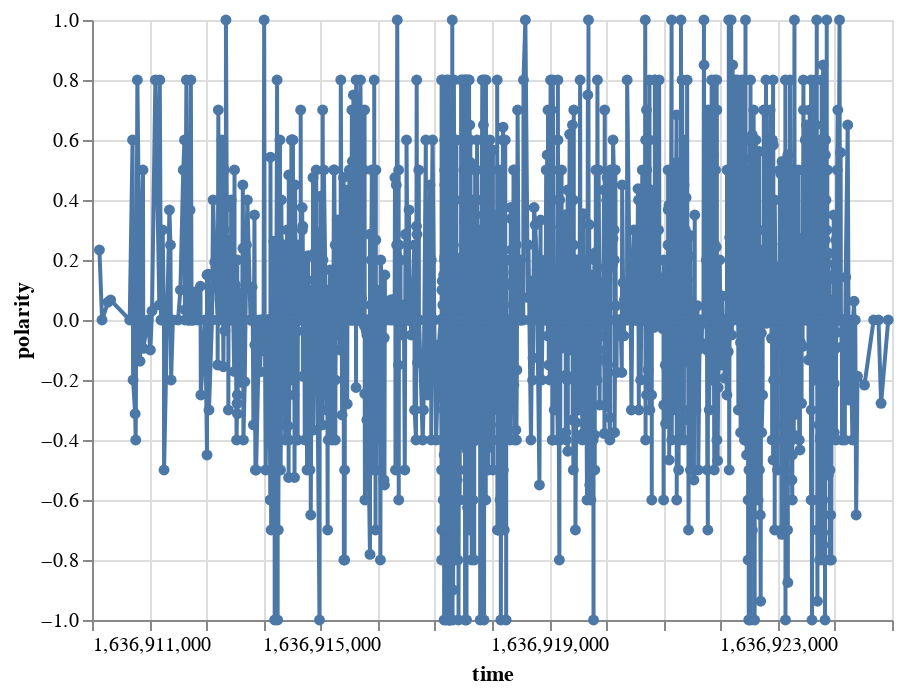

The code cell stored with this chart in its notebook:
### Code cell
alt.Chart(data=comments_df[comments_df['time']<1636925000]).mark_line(point=True).encode(
    alt.Y("polarity:Q"),
    x='time'
)

### Figure 1 — Vega-Lite specification as saved in the notebook (floating-point values rounded to 4 significant figures; data arrays with more than 128 entries replaced by an {"elided": "..."} marker saying what was removed)
{"config": {"view": {"continuousWidth": 400, "continuousHeight": 300}}, "data": {"name": "data-01f8a751846b8f0b2e56d5e4577ece25"}, "mark": {"type": "line", "point": true}, "encoding": {"x": {"field": "time", "type": "quantitative"}, "y": {"field": "polarity", "type": "quantitative"}}, "$schema": "https://vega.github.io/schema/vega-lite/v4.17.0.json", "datasets": {"data-01f8a751846b8f0b2e56d5e4577ece25": {"elided": "2144 records"}}}
